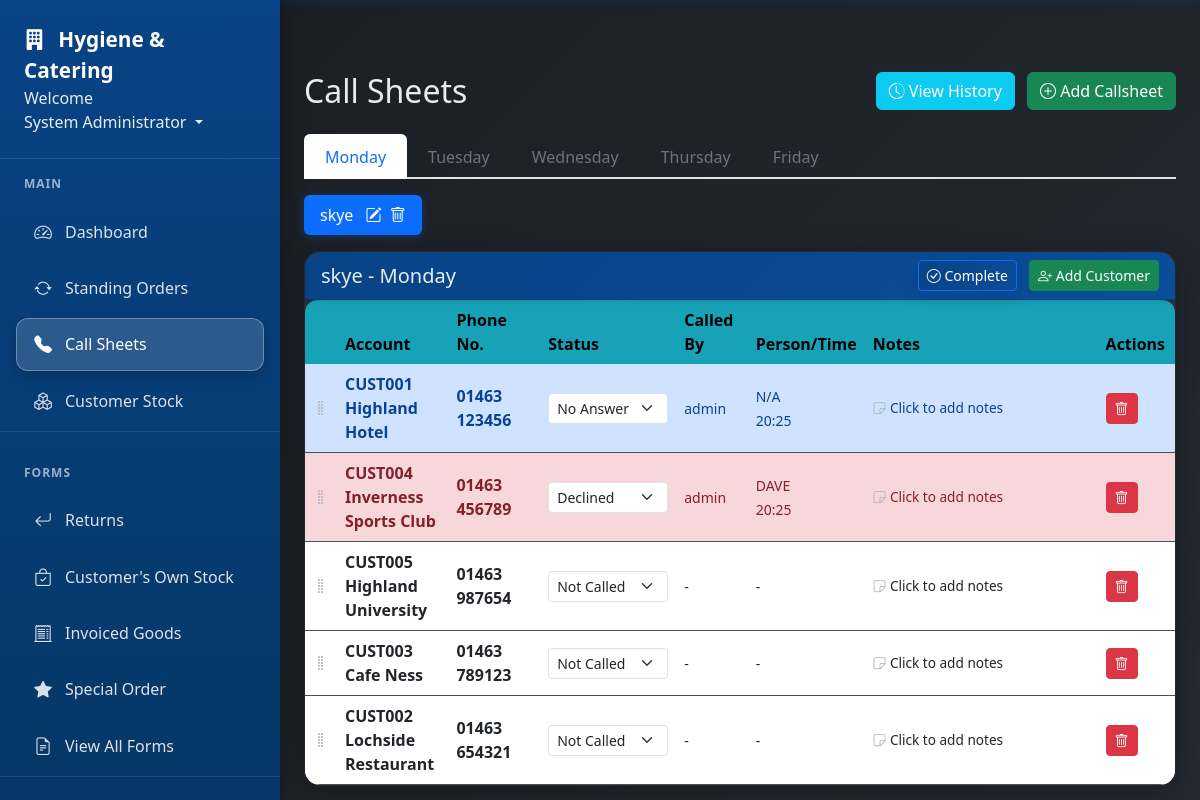
/callsheets (signed in), run on the app's committed database.
### app/models.py (models this page shows, shortened)
class User(db.Model, UserMixin):
    id = db.Column(db.Integer, primary_key=True)
    username = db.Column(db.String(20), unique=True, nullable=False)  # Keep for system use
    email = db.Column(db.String(120), unique=True, nullable=False, index=True)  # Primary identifier
    full_name = db.Column(db.String(100), nullable=False)
    password_hash = db.Column(db.String(128), nullable=False)  # Changed from 'password' to 'password_hash'
    role = db.Column(db.String(20), nullable=False)
    job_title = db.Column(db.String(100))
    direct_phone = db.Column(db.String(20))
    mobile_phone = db.Column(db.String(20))
    is_active = db.Column(db.Boolean, default=True)
    must_change_password = db.Column(db.Boolean, default=False)
    created_at = db.Column(db.DateTime, nullable=False, default=datetime.utcnow)
    last_login = db.Column(db.DateTime)
    forms = db.relationship('Form', foreign_keys='Form.user_id', backref='author', lazy=True)
    callsheet_entries = db.relationship('CallsheetEntry', backref='entered_by', lazy=True)
    callsheets_created = db.relationship('Callsheet', backref='created_by_user', lazy=True)
    todo_items = db.relationship('TodoItem', backref='user', lazy=True, cascade='all, delete-orphan')
    company_updates = db.relationship('CompanyUpdate', backref='author', lazy=True, cascade='all, delete-orphan')

class Callsheet(db.Model):
    id = db.Column(db.Integer, primary_key=True)
    name = db.Column(db.String(100), nullable=False)
    day_of_week = db.Column(db.String(10), nullable=False)  # Monday-Friday only
    month = db.Column(db.Integer, nullable=False)
    year = db.Column(db.Integer, nullable=False)
    is_active = db.Column(db.Boolean, default=True)
    created_by = db.Column(db.Integer, db.ForeignKey('user.id'), nullable=False)
    created_at = db.Column(db.DateTime, nullable=False, default=datetime.utcnow)
    entries = db.relationship('CallsheetEntry', backref='callsheet', lazy=True, cascade='all, delete-orphan')

class CallsheetEntry(db.Model):
    id = db.Column(db.Integer, primary_key=True)
    callsheet_id = db.Column(db.Integer, db.ForeignKey('callsheet.id'), nullable=False)
    customer_id = db.Column(db.Integer, db.ForeignKey('customer.id', name='fk_customer_address_customer'), nullable=False)
    address_id = db.Column(db.Integer, db.ForeignKey('customer_address.id', name='fk_callsheet_entry_address'), nullable=True)
    address_label = db.Column(db.String(100), nullable=True)
    customer = db.relationship('Customer', backref='callsheet_entries')
    address = db.relationship('CustomerAddress', foreign_keys=[address_id])
    call_status = db.Column(db.String(20), default='not_called')
    called_by = db.Column(db.String(100))
    call_date = db.Column(db.DateTime)
    person_spoken_to = db.Column(db.String(100))
    callback_time = db.Column(db.String(50))
    user_id = db.Column(db.Integer, db.ForeignKey('user.id'), nullable=False)
    updated_at = db.Column(db.DateTime, nullable=False, default=datetime.utcnow, onupdate=datetime.utcnow)
    position = db.Column(db.Integer, default=0)
    is_paused = db.Column(db.Boolean, default=False)
    address = db.relationship('CustomerAddress', foreign_keys=[address_id])

class Customer(db.Model):
    id = db.Column(db.Integer, primary_key=True)
    account_number = db.Column(db.String(20), unique=True, nullable=False, index=True)
    name = db.Column(db.String(100), nullable=False, index=True)
    contact_name = db.Column(db.String(100))
    phone = db.Column(db.String(20))  # Main phone number for the account
    email = db.Column(db.String(100))
    address = db.Column(db.String(200))
    notes = db.Column(db.Text)
    callsheet_notes = db.Column(db.Text)  # Persistent across all callsheets
    addresses = db.relationship('CustomerAddress', backref='customer', lazy=True, cascade='all, delete-orphan')

### app/routes.py (the view)
@main.route('/callsheets')
@login_required
def callsheets():
    callsheets = Callsheet.query.filter_by(
        is_active=True
    ).options(
        joinedload(Callsheet.entries).joinedload(CallsheetEntry.customer)
    ).order_by(
        Callsheet.day_of_week,
        Callsheet.name
    ).all()
    days_of_week = ['Monday', 'Tuesday', 'Wednesday', 'Thursday', 'Friday']
    callsheets_by_day = {day: [] for day in days_of_week}
    for callsheet in callsheets:
        if callsheet.day_of_week in callsheets_by_day:
            all_entries = sorted(callsheet.entries, key=lambda x: x.position)
            active_entries = [e for e in all_entries if not e.is_paused]
            paused_entries = [e for e in all_entries if e.is_paused]
            callsheet_data = {
                'id': callsheet.id,
                'name': callsheet.name,
                'entries': active_entries,
                'paused_entries': paused_entries
            }
            callsheets_by_day[callsheet.day_of_week].append(callsheet_data)
    all_customers = Customer.query.order_by(Customer.name).all()
    return render_template(
        'callsheets.html',
        title='Call Sheets',
        callsheets_by_day=callsheets_by_day,
        days_of_week=days_of_week,
        all_customers=all_customers,
        current_user=current_user
    )

### app/templates/callsheets.html (shortened to what this page needs)
{% extends "base.html" %}
{% block content %}
<link href="https://cdn.jsdelivr.net/npm/select2@4.1.0-rc.0/dist/css/select2.min.css" rel="stylesheet" />
<link href="https://cdn.jsdelivr.net/npm/select2-bootstrap-5-theme@1.3.0/dist/select2-bootstrap-5-theme.min.css" rel="stylesheet" />
<link href="https://cdn.jsdelivr.net/npm/sortablejs@1.15.0/Sortable.min.css" rel="stylesheet" />
<div class="container-fluid">
    <div class="d-flex justify-content-between align-items-center mb-4">
        <h2 class="mb-0">Call Sheets</h2>
        <div>
            <button class="btn btn-info me-2" onclick="viewHistory()">
                <i class="bi bi-clock-history"></i> View History
            </button>
            <button class="btn btn-success" onclick="showAddCallsheetModal()">
                <i class="bi bi-plus-circle"></i> Add Callsheet
            </button>
        </div>
    </div>
    <ul class="nav nav-tabs mb-3" id="dayTabs" role="tablist" style="border-bottom: 2px solid #dee2e6;">
        {% for day in days_of_week %}
        <li class="nav-item" role="presentation">
            <button class="nav-link {% if loop.first %}active{% endif %}"
                    id="{{ day }}-tab"
                    data-bs-toggle="tab"
                    data-bs-target="#{{ day }}"
                    type="button"
                    style="border: 1px solid transparent; border-bottom: none; margin-bottom: -2px; font-weight: 500;">
                {{ day }}
            </button>
        </li>
        {% endfor %}
    </ul>
    <div class="tab-content mt-3" id="dayTabContent">
        {% for day in days_of_week %}
        <div class="tab-pane fade {% if loop.first %}show active{% endif %}" id="{{ day }}">
            {% if callsheets_by_day[day] %}
            <ul class="nav nav-pills mb-3">
                {% for callsheet in callsheets_by_day[day] %}
                <li class="nav-item me-2">
                    <a class="nav-link {% if loop.first %}active{% endif %}"
                       data-bs-toggle="pill"
                       href="#callsheet-{{ callsheet.id }}">
                        {{ callsheet.name }}
                        <span class="ms-2">
                            <i class="bi bi-pencil-square text-white"
                               onclick="editCallsheet(event, {{ callsheet.id }}, '{{ callsheet.name }}', '{{ day }}')"
                               title="Edit"
                               style="cursor: pointer;"></i>
                            <i class="bi bi-trash text-white ms-1"
                               onclick="deleteCallsheet(event, {{ callsheet.id }})"
                               title="Delete"
                               style="cursor: pointer;"></i>
                        </span>
                    </a>
                </li>
                {% endfor %}
            </ul>
            <div class="tab-content">
                {% for callsheet in callsheets_by_day[day] %}
                <div class="tab-pane fade {% if loop.first %}show active{% endif %}"
                     id="callsheet-{{ callsheet.id }}">
                    <div class="card">
                        <div class="card-header callsheet-header d-flex justify-content-between align-items-center">
                            <h5 class="mb-0">{{ callsheet.name }} - {{ day }}</h5>
                            <div>
                                <button class="btn btn-sm btn-primary me-2"
                                        onclick="completeCallsheet({{ callsheet.id }}, '{{ callsheet.name }}')">
                                    <i class="bi bi-check-circle"></i> Complete
                                </button>
                                <button class="btn btn-sm btn-success"
                                        onclick="showAddCustomerModal({{ callsheet.id }})">
                                    <i class="bi bi-person-plus"></i> Add Customer
                                </button>
                            </div>
                        </div>
                        <div class="card-body p-0">
                            <div class="table-responsive">
                                <table class="table table-hover mb-0" id="callsheet-table-{{ callsheet.id }}">
                                    <thead class="table-light">
                                        <tr>
                                            <th style="width: 20px;"></th>
                                            <th style="width: 120px;">Account</th>
                                            <th style="width: 120px;">Phone No.</th>
                                            <th style="width: 80px;">Status</th>
                                            <th style="width: 80px;">Called By</th>
                                            <th style="width: 80px;">Person/Time</th>
                                            <th style="width: 350px;">Notes</th>
                                            <th style="width: 80px;">Actions</th>
                                        </tr>
                                    </thead>
                                    <tbody class="sortable-list" data-callsheet-id="{{ callsheet.id }}">
  {% for entry in callsheet.entries %}
  <tr class="callsheet-row status-{{ entry.call_status }}"
      data-entry-id="{{ entry.id }}">
    <td class="text-center">
      <i class="bi bi-grip-vertical drag-handle"></i>
    </td>
    <td>
      <strong>{{ entry.customer.account_number }}<br />{{ entry.customer.name }}</strong>
    </td>
    <td>
      <strong>
        {% if entry.address and entry.address.phone %}
          {{ entry.address.phone }}
        {% elif entry.customer.phone %}
          {{ entry.customer.phone }}
        {% else %}
          -
        {% endif %}
      </strong>
    </td>
    <td>
      <select class="form-select form-select-sm status-select"
              onchange="confirmStatusChange(this, {{ entry.id }})"
              data-current-status="{{ entry.call_status }}">
        <option value="not_called" {% if entry.call_status == 'not_called' %}selected{% endif %}>Not Called</option>
        <option value="no_answer" {% if entry.call_status == 'no_answer' %}selected{% endif %}>No Answer</option>
        <option value="declined" {% if entry.call_status == 'declined' %}selected{% endif %}>Declined</option>
      </select>
    </td>
    <td>
      {% if entry.called_by %}
      <small>{{ entry.called_by }}</small>
      {% else %}
      <small>-</small>
      {% endif %}
    </td>
    <td>
      {% if entry.person_spoken_to %}
      <small>{{ entry.person_spoken_to }}<br>
        {% if entry.call_date %}
        {{ entry.call_date.strftime('%H:%M') }}
        {% endif %}
      </small>
      {% else %}
      <small>-</small>
      {% endif %}
    </td>
    <td>
      <div class="d-flex align-items-center">
        <div class="notes-preview {% if entry.customer.callsheet_notes %}has-notes{% endif %}"
             style="flex-grow: 1; cursor: pointer;"
             onclick="showNotesModal({{ entry.id }}, '{{ entry.customer.name }}')">
          {% if entry.customer.callsheet_notes %}
          <i class="bi bi-sticky-fill text-warning"></i>
          {{ entry.customer.callsheet_notes[:30] }}{% if entry.customer.callsheet_notes|length > 30 %}...{% endif %}
          {% else %}
          <i class="bi bi-sticky text-muted"></i> Click to add notes
          {% endif %}
        </div>
      </div>
    </td>
    <td>
      <button class="btn btn-sm btn-danger"
              onclick="removeCustomer({{ entry.id }})"
              title="Remove from callsheet">
        <i class="bi bi-trash"></i>
      </button>
    </td>
  </tr>
  {% endfor %}
</tbody>
                                </table>
                            </div>
                        </div>
                    </div>
                </div>
                {% endfor %}
            </div>
            {% endif %}
        </div>
        {% endfor %}
    </div>
</div>
{% endblock %}

### app/templates/base.html (shortened to what this page needs)
<!DOCTYPE html>
<html lang="en">
  <head>
    <link
      rel="stylesheet"
      href="{{ url_for('static', filename='style.css') }}"
    />
    <link
      href="https://cdn.jsdelivr.net/npm/bootstrap@5.3.0/dist/css/bootstrap.min.css"
      rel="stylesheet"
    />
    <link
      href="https://cdn.jsdelivr.net/npm/bootstrap-icons@1.11.0/font/bootstrap-icons.css"
      rel="stylesheet"
    />
  </head>
  <body>
    <nav class="nav-sidebar" id="navSidebar">
      <div class="nav-sidebar-header">
        <a href="{{ url_for('main.dashboard') }}" class="nav-sidebar-brand">
          <i class="bi bi-building-fill me-2"></i>
          Hygiene & Catering
        </a>
        <li class="nav-item dropdown" style="display: block">
          <text>Welcome</text>
          <a
            class="nav-link dropdown-toggle"
            href="#"
            id="userDropdown"
            role="button"
            data-bs-toggle="dropdown"
          >
             {{ current_user.full_name or
            current_user.username }}
          </a>
        </li>
      </div>
      {% if current_user.is_authenticated %}
      <div class="nav-sidebar-nav">
        <div class="nav-section">
          <div class="nav-section-title">Main</div>
          <div class="nav-item">
            <a class="nav-link" href="{{ url_for('main.dashboard') }}">
              <i class="bi bi-speedometer2"></i>
              Dashboard
            </a>
          </div>
          <div class="nav-item">
            <a class="nav-link" href="{{ url_for('main.standing_orders') }}">
              <i class="bi bi-arrow-repeat"></i>
              Standing Orders
            </a>
          </div>
          <div class="nav-item">
            <a class="nav-link" href="{{ url_for('main.callsheets') }}">
              <i class="bi bi-telephone-fill"></i>
              Call Sheets
            </a>
          </div>
          <div class="nav-item">
            <a class="nav-link" href="{{ url_for('main.customer_stock') }}">
              <i class="bi bi-boxes"></i>
              Customer Stock
            </a>
          </div>
        </div>
        <div class="nav-section">
          <div class="nav-section-title">Forms</div>
          <div class="nav-item">
            <a class="nav-link" href="{{ url_for('main.returns') }}">
              <i class="bi bi-arrow-return-left"></i>
              Returns
            </a>
          </div>
          <div class="nav-item">
            <a class="nav-link" href="{{ url_for('main.branded_stock') }}">
              <i class="bi bi-bag-check"></i>
              Customer's Own Stock
            </a>
          </div>
          <div class="nav-item">
            <a class="nav-link" href="{{ url_for('main.invoice_correction') }}">
              <i class="bi bi-receipt-cutoff"></i>
              Invoiced Goods
            </a>
          </div>
          <div class="nav-item">
            <a class="nav-link" href="{{ url_for('main.special_order') }}">
              <i class="bi bi-star-fill"></i>
              Special Order
            </a>
          </div>
          <div class="nav-item">
            <a class="nav-link" href="{{ url_for('main.forms') }}">
              <i class="bi bi-file-earmark-text"></i>
              View All Forms
            </a>
          </div>
        </div>
      </div>
      {% endif %}
    </nav>
    <div class="main-content" id="mainContent">
      <div class="container-fluid">
         {% block content %}{% endblock %}
      </div>
    </div>
  </body>
</html>

### data on the page
User: full_name "System Administrator"
Callsheet: day_of_week "Monday"
Callsheet: day_of_week "Wednesday"
Callsheet: day_of_week "Thursday"
Callsheet: day_of_week "Friday"
CallsheetEntry: name "skye", day "Monday", customer.account_number "CUST001", customer.name "Highland Hotel", customer.phone "01463 123456", call_status+id "No Answer", called_by "admin", person_spoken_to "N/A", call_date "20:25"
CallsheetEntry: customer.account_number "CUST004", customer.name "Inverness Sports Club", customer.phone "01463 456789", call_status+id "Declined", called_by "admin", person_spoken_to "DAVE", call_date "20:25"
CallsheetEntry: customer.account_number "CUST005", customer.name "Highland University", customer.phone "01463 987654", call_status+id "Not Called"
CallsheetEntry: customer.account_number "CUST003", customer.name "Cafe Ness", customer.phone "01463 789123", call_status+id "Not Called"
CallsheetEntry: customer.account_number "CUST002", customer.name "Lochside Restaurant", customer.phone "01463 654321", call_status+id "Not Called"

### other printed values
{{ day }} "Tuesday"
